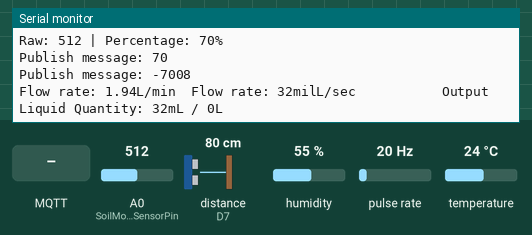
Simulated run of this sketch. Board: ESP8266 (Wemos D1 mini). Shown: the last lines printed to the serial monitor. Wiring (inferred from the names in the program): ultrasonic range finder: trigger D6; echo D7; pulse sensor: data D4. The inputs (shaded band) are chosen by the test bench; at power-on: A0 (SoilMoistureSensorPin) = 512, distance to the obstacle (sensor on D7) 80 cm, humidity 55 %, pulse rate 20 Hz, temperature 24 °C. The echo pulse lasts 58.3 µs per cm; WiFi joins after 1.5 s; servers stay silent unless stated; random numbers use the default seed unless the sketch sets one; no MQTT or app messages arrive unless stated.

Above: at 2.7 s.
2.8 s: MQTT message "1" arrives on the first subscribed topic
At 13.3 s:
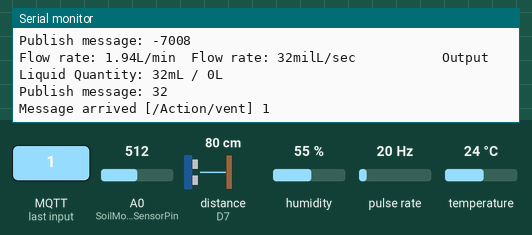
14.2 s: MQTT message "on" arrives on the first subscribed topic
At 24.7 s:
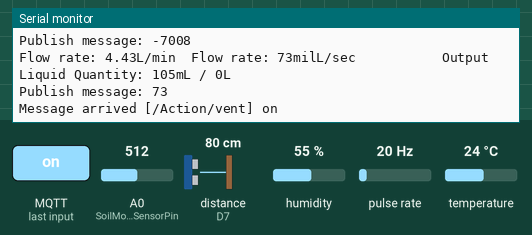
25.4 s: MQTT message "off" arrives on the first subscribed topic
At 35.9 s:
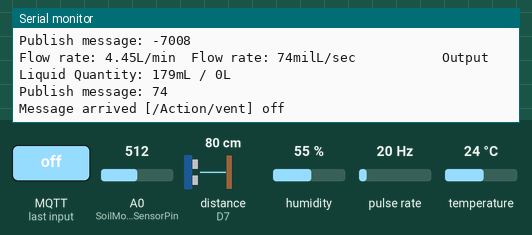
Timing chart, 0 to 37.4 s (numbered marks = the images above; inputs shaded):
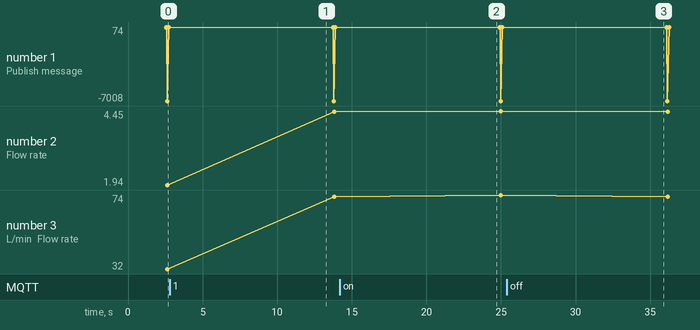

Measured:
- after the input at 2.8 s, the serial monitor: prints a new line after 9.9 s (image 1)
- after the input at 14.2 s, the serial monitor: prints a new line after 9.7 s (image 2)
- after the input at 25.4 s, the serial monitor: prints a new line after 9.7 s (image 3)

The sketch:

Wemos01.ino
```cpp
//***********************************************************************
//********************************Librairies
//***********************************************************************

#include <ESP8266WiFi.h>
#include <PubSubClient.h>
#include "DHT.h"


//***********************************************************************
//******************************** variables
//***********************************************************************

//*******dht22*************
#define DHTPIN D3
#define DHTTYPE DHT22
//*******soilmoisture*************
#define SoilMoistureSensorPin A0
//*******ultra_son*************
#define echoPin D7 // Echo Pin
#define trigPin D6 // Trigger Pin
//*******Water flow sensor*************
#define waterflowsensorpin  D4


//*******genarals*************
float sensorValue = 0;
int moisture;
int percentage;
//*******ultra_son waterlevel*************
long duration, distance; // Duration used to calculate distance
long eau=0;
long volum=0;

int map_low = 1024;
int map_high = 300;
char message_buff[100];
char message_subs[50];
float floatvariable;
int intvariable;
long longvariable;
String stringvariable;
int i=0;


long currentMillis = 0;
long previousMillis = 0;
int interval = 1000;
boolean ledState = LOW;
float calibrationFactor = 4.5;
volatile byte pulseCount;
byte pulse1Sec = 0;
float flowRate;
float flowRatesec;
unsigned int flowMilliLitres;
unsigned long totalMilliLitres;

//***********************************************************************
//*********************************Wifi parametre
//***********************************************************************

const char* ssid = "Laptop";
const char* password = "kbo123456";

//***********************************************************************
//**********************************mqtt parametre
//***********************************************************************

const char* mqtt_server =  "192.168.137.146";
//#define mqtt_user "guest"
//#define mqtt_password "guest"
WiFiClient espClient;
PubSubClient client(espClient);


//***********************************************************************
//*********************************fuctions START
//***********************************************************************
DHT dht(DHTPIN, DHTTYPE);


void IRAM_ATTR pulseCounter()
{
  pulseCount++;
}

void setupwaterflow(){
   pinMode(waterflowsensorpin, INPUT_PULLUP);
   pulseCount = 0;
   flowRate = 0.0;
   flowMilliLitres = 0;
   totalMilliLitres = 0;
   previousMillis = 0;
   attachInterrupt(digitalPinToInterrupt(waterflowsensorpin), pulseCounter, FALLING);
}

float flowratemlsec(){

}


void setupultrason(){
  pinMode(trigPin, OUTPUT);
  pinMode(echoPin, INPUT);
}
/*
void relay01on(){
   digitalWrite(ven,LOW);
}
void relay01off(){
   digitalWrite(ven,HIGH);
}
*/
float RawMoisture(){
  moisture = analogRead(SoilMoistureSensorPin);
  Serial.print("Raw: ");
  Serial.print(moisture);
  return moisture;
}
int PercentageMoisture(){
  percentage = map(RawMoisture(), map_low, map_high, 0, 100);
  Serial.print(" | Percentage: ");
  Serial.print(percentage);
  Serial.println("%");
  return percentage;
}
float temperature(){
  float t = dht.readTemperature();
  if (isnan(t)) {
    Serial.println(F("Failed to read from DHT sensor!"));
    return 1;
  }
  return t;
}

float humidite(){
  float h = dht.readHumidity();
  if (isnan(h)) {
    Serial.println(F("Failed to read from DHT sensor!"));
    return 1;
  }
  return h;
}


long Volumedeau(){
digitalWrite(trigPin, LOW);
delayMicroseconds(2);
digitalWrite(trigPin, HIGH);
delayMicroseconds(10);
digitalWrite(trigPin, LOW);
duration = pulseIn(echoPin, HIGH);
//Calculate the distance (in cm) based on the speed of sound.
distance = duration/58.2;
eau=18-distance;//18=hauteur du resrvoir
volum=3.14*6*6*eau;//6=diametre du reservoir

return volum;
}


void setup_wifi() {
  delay(10);
  // We start by connecting to a WiFi network
  Serial.println();
  Serial.print("Connecting to ");
  Serial.println(ssid);

  WiFi.begin(ssid, password);

  while (WiFi.status() != WL_CONNECTED) {
    delay(500);
    Serial.print(".");
  }

  randomSeed(micros());

  Serial.println("");
  Serial.println("WiFi connected");
  Serial.println("IP address: ");
  Serial.println(WiFi.localIP());
}

void callback(char* topic, byte* payload, unsigned int length) {
  Serial.print("Message arrived [");
  Serial.print(topic);
  Serial.print("] ");
  for (i = 0; i < length; i++) {
    Serial.print((char)payload[i]);
    message_buff[i] = payload[i];
  }
  message_buff[i] = '\0';
  String msgString = String(message_buff);
  Serial.println();
/*
if(msgString=="on"){
    relay01on();
    Serial.println("on ");
  }
else if(msgString =="off"){
  relay01off();
   Serial.println("off");
}*/
}

void reconnect() {
  // Loop until we're reconnected
  while (!client.connected()) {
    Serial.print("Attempting MQTT connection...");
    // Create a random client ID
    String clientId = "ESP8266Client-";
    clientId += String(random(0xffff), HEX);
    // Attempt to connect
    if (client.connect(clientId.c_str())) {
      Serial.println("connected");
      // Once connected, publish an announcement...


    //  client.publish("/Sensors/WaterLevel", message_buff_temp);
      // ... and resubscribe
      client.subscribe("/Action/vent");
    } else {
      Serial.print("failed, rc=");
      Serial.print(client.state());
      Serial.println(" try again in 5 seconds");
      // Wait 5 seconds before retrying
      delay(5000);
    }
  }
}


//***********************************************************************
//*********************************fuctions END
//***********************************************************************


void setup() {
  Serial.begin(9600);
  setup_wifi();
  client.setServer(mqtt_server, 1883);
  client.setCallback(callback);
  dht.begin();
  setupultrason();
  setupwaterflow();
}


void loop() {
  // Wait a few seconds between measurements.
   delay(1000);
   if (!client.connected()) {
    reconnect();
    }
   //*******************************************Temperature******************************************
   floatvariable= temperature();
   stringvariable=String(floatvariable);
   stringvariable.toCharArray(message_subs, stringvariable.length()+1);
   client.publish("/Sensors/Temperature01", message_subs);
   Serial.print("Publish message: ");
   Serial.println(message_subs);
   //*******************************************Humidité******************************************
   floatvariable= humidite();
   stringvariable=String(floatvariable);
   stringvariable.toCharArray(message_subs, stringvariable.length()+1);
   client.publish("/Sensors/Humidity01", message_subs);
   Serial.print("Publish message: ");
   Serial.println(message_subs);
   //*******************************************soilMoisture******************************************
   intvariable= PercentageMoisture();
   stringvariable=String(intvariable);
   stringvariable.toCharArray(message_subs, stringvariable.length()+1);
   client.publish("/Sensors/Soilhumidity", message_subs);
   Serial.print("Publish message: ");
   Serial.println(message_subs);
   //*******************************************Volume d'eau******************************************
   longvariable= Volumedeau();
   stringvariable=String(longvariable);
   stringvariable.toCharArray(message_subs, stringvariable.length()+1);
   client.publish("/Sensors/WaterVolume", message_subs);
   Serial.print("Publish message: ");
   Serial.println(message_subs);


 //*******************************************debit d'eau******************************************
   currentMillis = millis();
  if (currentMillis - previousMillis > interval) {
    pulse1Sec = pulseCount;
    pulseCount = 0;
    flowRate = ((1000.0 / (millis() - previousMillis)) * pulse1Sec) / calibrationFactor;
    previousMillis = millis();
    flowMilliLitres = (flowRate / 60) * 1000;
    totalMilliLitres += flowMilliLitres;
    Serial.print("Flow rate: ");
    Serial.print(flowRate);  // Print the integer part of the variable
    Serial.print("L/min");
    Serial.print("\t");       // Print tab space
    flowRatesec=(flowRate/60)*1000;
    Serial.print("Flow rate: ");
    Serial.print(flowMilliLitres);  // Print the integer part of the variable
    Serial.print("milL/sec");
    Serial.print("\t         ");       // Print tab space
    // Print the cumulative total of litres flowed since starting
    Serial.print("Output Liquid Quantity: ");
    Serial.print(totalMilliLitres);
    Serial.print("mL / ");
    Serial.print(totalMilliLitres / 1000);
    Serial.println("L");
  }
   intvariable= flowMilliLitres;
   stringvariable=String(intvariable);
   stringvariable.toCharArray(message_subs, stringvariable.length()+1);
   client.publish("/Sensors/WaterFlow01", message_subs);
   Serial.print("Publish message: ");
   Serial.println(message_subs);

 delay(10000);


client.loop();
}
```
